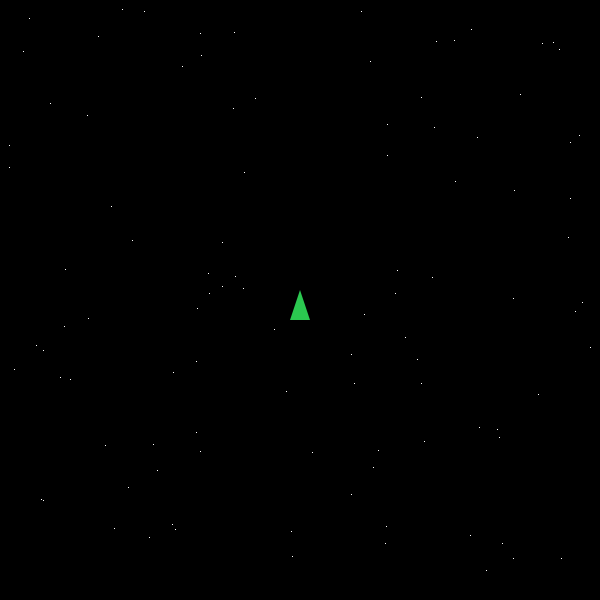
Frame 1 (no input)
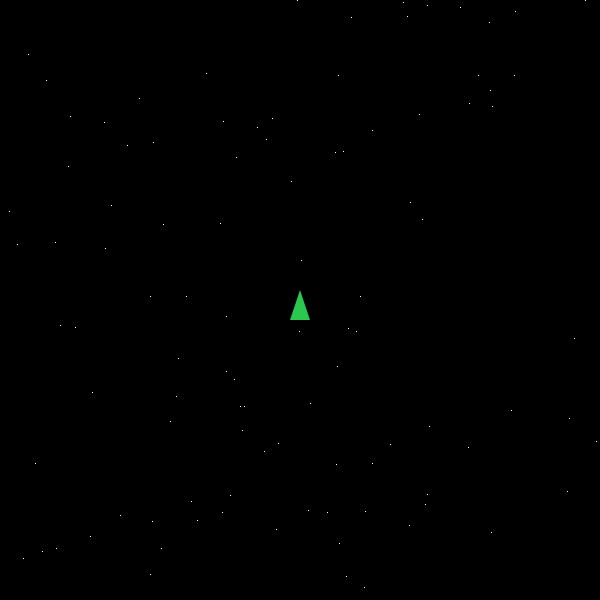
Frame 60 (the mouse pressed at the canvas centre just before this capture)
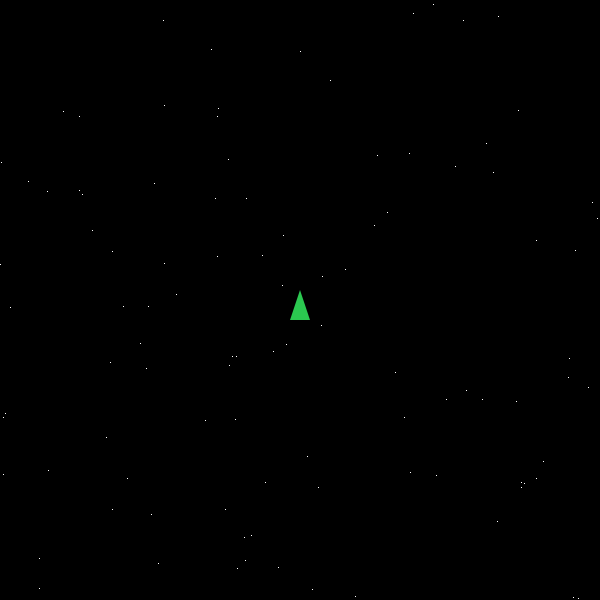
Frame 120 (the mouse held since frame 60 and released just before this capture)

The Processing sketch that drew these frames (run headless with seeded random() and noise(); from frame 60 on, the mouse is pressed at the canvas centre):

// Processing sketch: Naves
// ── Naves.pde
Nave n;

void setup() {
  size(600, 600);
  smooth();
  n = new Nave(width/2, height/2);
}
void draw() {
  fondo(); 
  n.act();
}
//enventos del treclado 
void keyPressed() {
  if (keyCode == UP) {
    n.prendido = true;
  }
}
void keyReleased() {
  if (keyCode == UP) {
    n.prendido = false;
  }
}


// ── Nave.pde
class Nave {
  boolean prendido;
  float x, y, vel, ang;
  Nave(float nx, float ny) {
    x = nx;
    y = ny;
    vel = 0;
    ang = -PI/2;
    prendido = false;
  }
  void act() {
    if (keyPressed) {
      if (keyCode == LEFT) {
        ang += -0.1;
      } 
      if (keyCode == RIGHT) {
        ang += 0.1;
      }
    }
    if (prendido) {
      vel += 0.1;
      if (vel > 1) {
        vel = 1;
      }
    }
    else {
      vel -= 0.1;
      if (vel < 0) {
        vel = 0;
      }
    }
    //mover 
    x += cos(ang) * vel;
    y += sin(ang) * vel;
    draw();
  }
  void draw() {
    noStroke();
    fill(43, 200, 80);
    pushMatrix();
    translate(x, y);
    rotate(ang+PI/2);
    triangle(-10, 20, 0, -10, 10, 20);
    popMatrix();
  }
}


// ── funciones.pde
void fondo(){
   noStroke();
   fill(0);
   rect(0,0,width,height);
   for (int i = 0; i < 100; i++){
     set(int(random(width)),int(random(height)),color(255));
   }
}
